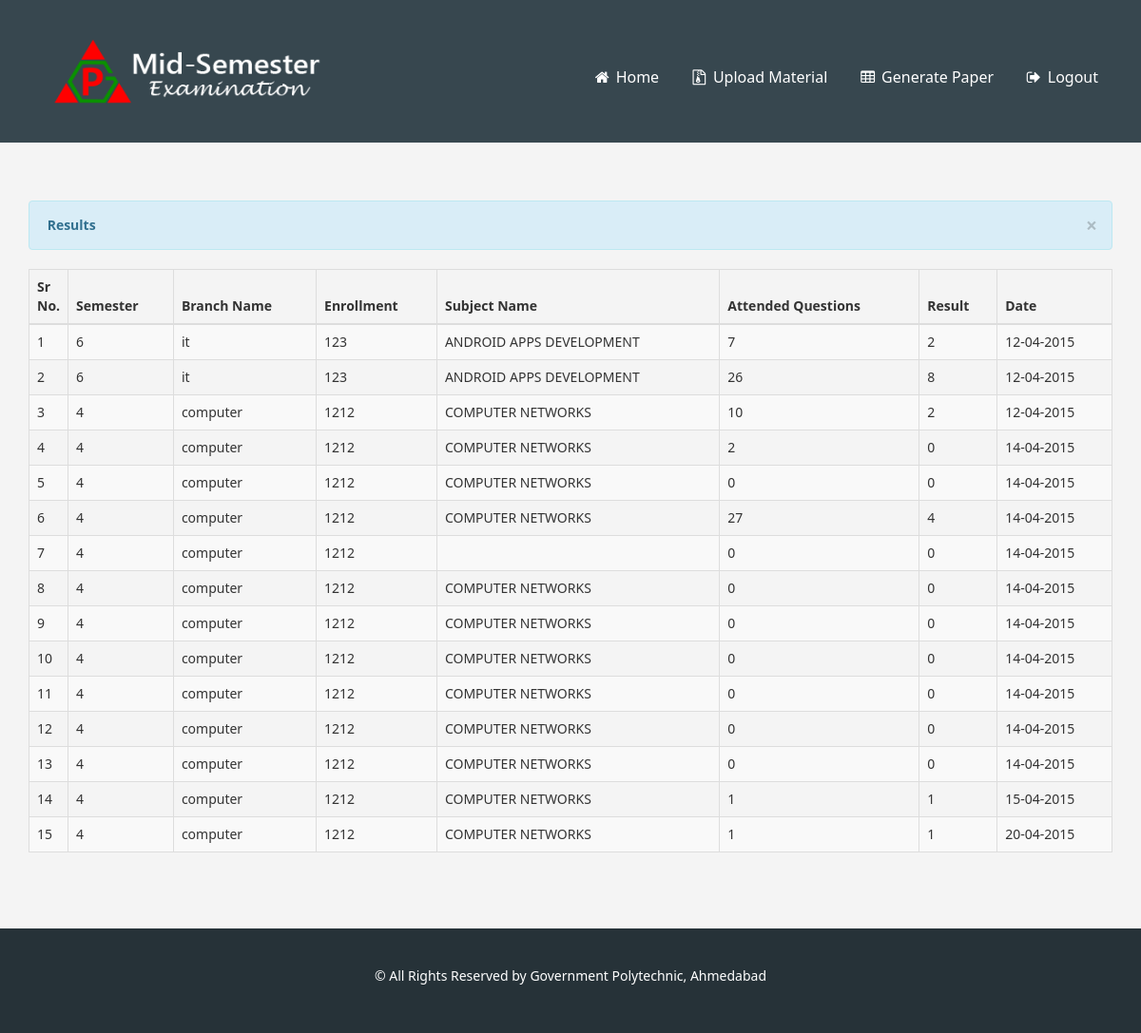
/admin/result.php (signed in), run on the app's committed database.
### tables this page shows
CREATE TABLE IF NOT EXISTS `result_gpa` (
  `id` int(11) NOT NULL AUTO_INCREMENT,
  `user_id` int(12) NOT NULL,
  `branch` varchar(40) NOT NULL,
  `sem` int(2) NOT NULL,
  `subject` varchar(40) NOT NULL,
  `attend_que` int(2) NOT NULL,
  `obtained_marks` int(2) NOT NULL,
  `exam_date` datetime NOT NULL,
  PRIMARY KEY (`id`)
);

CREATE TABLE IF NOT EXISTS `reg_gpa` (
  `id` int(11) NOT NULL AUTO_INCREMENT,
  `fname` varchar(20) NOT NULL,
  `lname` varchar(20) NOT NULL,
  `gender` varchar(6) NOT NULL,
  `enroll` int(12) NOT NULL,
  `sem` int(2) NOT NULL,
  `branch` varchar(40) NOT NULL,
  `dob` date NOT NULL,
  `email` varchar(30) NOT NULL,
  `phone` int(10) NOT NULL,
  `address` varchar(120) NOT NULL,
  `city` varchar(20) NOT NULL,
  `pin` int(6) NOT NULL,
  `cdate` datetime NOT NULL,
  `mdate` datetime DEFAULT NULL,
  PRIMARY KEY (`id`)
);

### admin/dbsettings.php (called while the page is built, shortened)
<?php
$dbname="oes_gpa";
?>

### admin/oesdb.php (called while the page is built, shortened)
<?php
include_once 'dbsettings.php';
$conn=false;
function executeQuery($query)
{
    global $conn,$dbserver,$dbname,$dbpassword,$dbusername;
    if (!($conn = @mysql_connect ($dbserver,$dbusername,$dbpassword)))
         $message="Cannot connect to server";
    $result=mysql_query($query,$conn);
    if(!$result)
        $message="Error while executing query.<br/>Mysql Error: ".mysql_error();
    else
        return $result;
}
?>

### admin/result.php (the view, shortened to what this page needs)
<!DOCTYPE html>
<html>
<?php
include ('include/head.php');
include ('oesdb.php');
$res = executeQuery("select result_gpa.id,result_gpa.subject,result_gpa.obtained_marks,result_gpa.attend_que,result_gpa.exam_date,reg_gpa.sem,reg_gpa.branch,reg_gpa.enroll from result_gpa,reg_gpa where result_gpa.user_id=reg_gpa.id");
?>
<body>
    <?php include ('include/header.php'); ?>
    <div class="container result-container">
        <div class="container">
        <div class="row-fluid">
            <div class="span9">
                <div class="hero-unit-3">
                    <div class="row-fluid">
                        <div class="span12">
                            <div class="hero-unit-3">
                                <table cellpadding="0" cellspacing="0" border="0" class="table table-striped table-bordered" id="example">
                                    <div class="alert alert-info">
                                        <button type="button" class="close" data-dismiss="alert">&times;</button>
                                        <strong><i class="icon-user icon-large"></i>&nbsp;Results</strong>
                                    </div>
                                    <thead>
                                        <tr>
                                            <th>Sr No.</th>
                                            <th>Semester</th>
                                            <th>Branch Name</th>
                                            <th>Enrollment</th>
                                            <th>Subject Name</th>
                                            <th>Attended Questions</th>
                                            <th>Result</th>
                                            <th>Date</th>
                                        </tr>
                                    </thead>
                                    <tbody>
                                        <?php
                                            $count = 1;
                                            while ($row = mysql_fetch_array($res)) {
                                        ?>
                                        <tr class="odd gradeX">
                                            <td width="40"><?php echo $count; ?></td>
                                            <td><?php echo $row['sem']; ?></td>
                                            <td><?php echo $row['branch']; ?></td>
                                            <td><?php echo $row['enroll']; ?></td>
                                            <td><?php echo $row['subject']; ?></td>
                                            <td><?php echo $row['attend_que']; ?></td>
                                            <td><?php echo $row['obtained_marks']; ?></td>
                                            <td><?php echo date('d-m-Y',strtotime($row['exam_date'])); ?></td>
                                        </tr>
                                    <?php $count++; } ?>
                                    </tbody>
                                </table>
                            </div>
                        </div>
                    </div>
                </div>
            </div>
        </div>
    </div>
    </div>
</body>
    <?php include ('include/footer.php'); ?>
<html>

### admin/css/main.css (style rules this page uses)
body { font-family: "Segoe UI",'Roboto', sans-serif; -webkit-font-smoothing: antialiased; font-size: 14px; font-weight: 500; line-height: 1.42857143; background-color: #f4f4f4; -webkit-tap-highlight-color: rgba(0, 0, 0, 0); -webkit-touch-callout: none; -webkit-text-size-adjust: 100%; -webkit-font-smoothing: antialiased; text-rendering: optimizeLegibility; }
.result-container { padding: 60px 0; }

### data on the page
result_gpa: reg_gpa.sem "6", reg_gpa.branch "it", reg_gpa.enroll "123", subject "ANDROID APPS DEVELOPMENT", attend_que "7", obtained_marks "2", exam_date "12-04-2015"
result_gpa: reg_gpa.sem "6", reg_gpa.branch "it", reg_gpa.enroll "123", subject "ANDROID APPS DEVELOPMENT", attend_que "26", obtained_marks "8", exam_date "12-04-2015"
result_gpa: reg_gpa.sem "4", reg_gpa.branch "computer", reg_gpa.enroll "1212", subject "COMPUTER NETWORKS", attend_que "10", obtained_marks "2", exam_date "12-04-2015"
result_gpa: reg_gpa.sem "4", reg_gpa.branch "computer", reg_gpa.enroll "1212", subject "COMPUTER NETWORKS", attend_que "2", obtained_marks "0", exam_date "14-04-2015"
result_gpa: reg_gpa.sem "4", reg_gpa.branch "computer", reg_gpa.enroll "1212", subject "COMPUTER NETWORKS", attend_que "0", obtained_marks "0", exam_date "14-04-2015"
result_gpa: reg_gpa.sem "4", reg_gpa.branch "computer", reg_gpa.enroll "1212", subject "COMPUTER NETWORKS", attend_que "27", obtained_marks "4", exam_date "14-04-2015"
result_gpa: reg_gpa.sem "4", reg_gpa.branch "computer", reg_gpa.enroll "1212", attend_que "0", obtained_marks "0", exam_date "14-04-2015"
result_gpa: reg_gpa.sem "4", reg_gpa.branch "computer", reg_gpa.enroll "1212", subject "COMPUTER NETWORKS", attend_que "0", obtained_marks "0", exam_date "14-04-2015"
result_gpa: reg_gpa.sem "4", reg_gpa.branch "computer", reg_gpa.enroll "1212", subject "COMPUTER NETWORKS", attend_que "0", obtained_marks "0", exam_date "14-04-2015"
result_gpa: reg_gpa.sem "4", reg_gpa.branch "computer", reg_gpa.enroll "1212", subject "COMPUTER NETWORKS", attend_que "0", obtained_marks "0", exam_date "14-04-2015"
result_gpa: reg_gpa.sem "4", reg_gpa.branch "computer", reg_gpa.enroll "1212", subject "COMPUTER NETWORKS", attend_que "0", obtained_marks "0", exam_date "14-04-2015"
result_gpa: reg_gpa.sem "4", reg_gpa.branch "computer", reg_gpa.enroll "1212", subject "COMPUTER NETWORKS", attend_que "0", obtained_marks "0", exam_date "14-04-2015"
result_gpa: reg_gpa.sem "4", reg_gpa.branch "computer", reg_gpa.enroll "1212", subject "COMPUTER NETWORKS", attend_que "0", obtained_marks "0", exam_date "14-04-2015"
result_gpa: reg_gpa.sem "4", reg_gpa.branch "computer", reg_gpa.enroll "1212", subject "COMPUTER NETWORKS", attend_que "1", obtained_marks "1", exam_date "15-04-2015"
result_gpa: reg_gpa.sem "4", reg_gpa.branch "computer", reg_gpa.enroll "1212", subject "COMPUTER NETWORKS", attend_que "1", obtained_marks "1", exam_date "20-04-2015"
